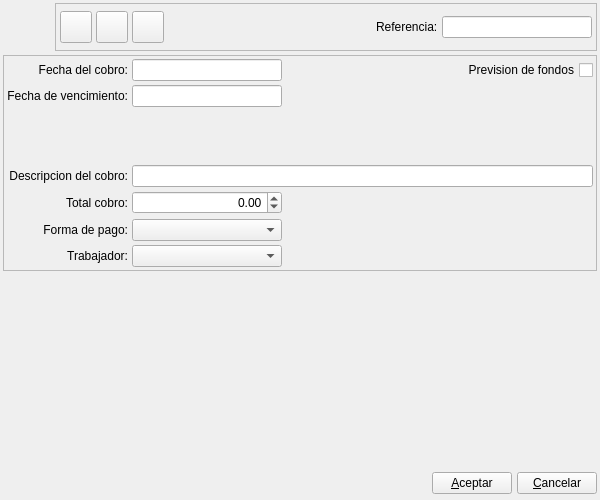
<?xml version="1.0" encoding="UTF-8"?>
<ui version="4.0">
 <author>Alvaro de Miguel</author>
 <class>CobroBase</class>
 <widget class="QWidget" name="CobroBase">
  <property name="geometry">
   <rect>
    <x>0</x>
    <y>0</y>
    <width>600</width>
    <height>500</height>
   </rect>
  </property>
  <property name="minimumSize">
   <size>
    <width>600</width>
    <height>500</height>
   </size>
  </property>
  <property name="windowTitle">
   <string>Nuevo cobro a cliente</string>
  </property>
  <property name="windowIcon">
   <iconset resource="../../../bulmages.qrc">
    <normaloff>:/Images/receive.png</normaloff>:/Images/receive.png</iconset>
  </property>
  <layout class="QGridLayout" name="gridLayout_2">
   <property name="spacing">
    <number>4</number>
   </property>
   <item row="0" column="0">
    <layout class="QHBoxLayout">
     <property name="spacing">
      <number>4</number>
     </property>
     <property name="margin">
      <number>0</number>
     </property>
     <item>
      <widget class="QLabel" name="label">
       <property name="minimumSize">
        <size>
         <width>48</width>
         <height>48</height>
        </size>
       </property>
       <property name="maximumSize">
        <size>
         <width>48</width>
         <height>48</height>
        </size>
       </property>
       <property name="text">
        <string/>
       </property>
       <property name="pixmap">
        <pixmap resource="../../../bulmages.qrc">:/Images/receive.png</pixmap>
       </property>
       <property name="scaledContents">
        <bool>true</bool>
       </property>
      </widget>
     </item>
     <item>
      <widget class="QFrame" name="frame">
       <property name="frameShape">
        <enum>QFrame::StyledPanel</enum>
       </property>
       <property name="frameShadow">
        <enum>QFrame::Raised</enum>
       </property>
       <layout class="QHBoxLayout">
        <property name="spacing">
         <number>4</number>
        </property>
        <property name="margin">
         <number>4</number>
        </property>
        <item>
         <widget class="QToolButton" name="mui_guardar">
          <property name="minimumSize">
           <size>
            <width>32</width>
            <height>32</height>
           </size>
          </property>
          <property name="maximumSize">
           <size>
            <width>32</width>
            <height>32</height>
           </size>
          </property>
          <property name="toolTip">
           <string>Guardar cobro</string>
          </property>
          <property name="whatsThis">
           <string>Guardar cobro</string>
          </property>
          <property name="text">
           <string/>
          </property>
          <property name="icon">
           <iconset resource="../../../bulmages.qrc">
            <normaloff>:/Images/edit-save.png</normaloff>:/Images/edit-save.png</iconset>
          </property>
          <property name="iconSize">
           <size>
            <width>22</width>
            <height>22</height>
           </size>
          </property>
          <property name="shortcut">
           <string>Ctrl+S</string>
          </property>
         </widget>
        </item>
        <item>
         <widget class="QToolButton" name="mui_borrar">
          <property name="minimumSize">
           <size>
            <width>32</width>
            <height>32</height>
           </size>
          </property>
          <property name="maximumSize">
           <size>
            <width>32</width>
            <height>32</height>
           </size>
          </property>
          <property name="toolTip">
           <string>Borrar cobro</string>
          </property>
          <property name="whatsThis">
           <string>Borrar cobro</string>
          </property>
          <property name="text">
           <string/>
          </property>
          <property name="icon">
           <iconset resource="../../../bulmages.qrc">
            <normaloff>:/Images/edit-delete.png</normaloff>:/Images/edit-delete.png</iconset>
          </property>
          <property name="iconSize">
           <size>
            <width>22</width>
            <height>22</height>
           </size>
          </property>
          <property name="shortcut">
           <string>Ctrl+D</string>
          </property>
         </widget>
        </item>
        <item>
         <widget class="QToolButton" name="mui_imprimir">
          <property name="minimumSize">
           <size>
            <width>32</width>
            <height>32</height>
           </size>
          </property>
          <property name="maximumSize">
           <size>
            <width>32</width>
            <height>32</height>
           </size>
          </property>
          <property name="toolTip">
           <string>Imprimir</string>
          </property>
          <property name="whatsThis">
           <string>Imprimir</string>
          </property>
          <property name="text">
           <string/>
          </property>
          <property name="icon">
           <iconset resource="../../../bulmages.qrc">
            <normaloff>:/Images/document-print.png</normaloff>:/Images/document-print.png</iconset>
          </property>
          <property name="iconSize">
           <size>
            <width>22</width>
            <height>22</height>
           </size>
          </property>
          <property name="shortcut">
           <string>Ctrl+I</string>
          </property>
         </widget>
        </item>
        <item>
         <spacer>
          <property name="orientation">
           <enum>Qt::Horizontal</enum>
          </property>
          <property name="sizeType">
           <enum>QSizePolicy::Expanding</enum>
          </property>
          <property name="sizeHint" stdset="0">
           <size>
            <width>41</width>
            <height>34</height>
           </size>
          </property>
         </spacer>
        </item>
        <item>
         <widget class="QLabel" name="textLabel1_2_2_3_2_2">
          <property name="sizePolicy">
           <sizepolicy hsizetype="Preferred" vsizetype="Fixed">
            <horstretch>0</horstretch>
            <verstretch>0</verstretch>
           </sizepolicy>
          </property>
          <property name="text">
           <string>Referencia:</string>
          </property>
         </widget>
        </item>
        <item>
         <widget class="BfBuscarReferencia" name="mui_refcobro">
          <property name="minimumSize">
           <size>
            <width>150</width>
            <height>0</height>
           </size>
          </property>
          <property name="maximumSize">
           <size>
            <width>150</width>
            <height>16777215</height>
           </size>
          </property>
         </widget>
        </item>
       </layout>
      </widget>
     </item>
    </layout>
   </item>
   <item row="1" column="0">
    <widget class="QFrame" name="frame_2">
     <property name="frameShape">
      <enum>QFrame::StyledPanel</enum>
     </property>
     <property name="frameShadow">
      <enum>QFrame::Raised</enum>
     </property>
     <layout class="QGridLayout" name="gridLayout">
      <item row="0" column="0">
       <widget class="QLabel" name="textLabel1_2_3">
        <property name="sizePolicy">
         <sizepolicy hsizetype="Preferred" vsizetype="Fixed">
          <horstretch>0</horstretch>
          <verstretch>0</verstretch>
         </sizepolicy>
        </property>
        <property name="text">
         <string>Fecha del cobro:</string>
        </property>
        <property name="alignment">
         <set>Qt::AlignRight|Qt::AlignTrailing|Qt::AlignVCenter</set>
        </property>
       </widget>
      </item>
      <item row="0" column="2">
       <spacer name="horizontalSpacer_3">
        <property name="orientation">
         <enum>Qt::Horizontal</enum>
        </property>
        <property name="sizeHint" stdset="0">
         <size>
          <width>225</width>
          <height>20</height>
         </size>
        </property>
       </spacer>
      </item>
      <item row="0" column="1">
       <widget class="BlDateSearch" name="mui_fechacobro">
        <property name="sizePolicy">
         <sizepolicy hsizetype="Expanding" vsizetype="Preferred">
          <horstretch>0</horstretch>
          <verstretch>0</verstretch>
         </sizepolicy>
        </property>
        <property name="minimumSize">
         <size>
          <width>150</width>
          <height>0</height>
         </size>
        </property>
       </widget>
      </item>
      <item row="0" column="3">
       <widget class="QCheckBox" name="mui_previsioncobro">
        <property name="sizePolicy">
         <sizepolicy hsizetype="Preferred" vsizetype="Fixed">
          <horstretch>0</horstretch>
          <verstretch>0</verstretch>
         </sizepolicy>
        </property>
        <property name="layoutDirection">
         <enum>Qt::RightToLeft</enum>
        </property>
        <property name="text">
         <string>Prevision de fondos</string>
        </property>
       </widget>
      </item>
      <item row="1" column="0">
       <widget class="QLabel" name="textLabel1_2_4">
        <property name="sizePolicy">
         <sizepolicy hsizetype="Preferred" vsizetype="Fixed">
          <horstretch>0</horstretch>
          <verstretch>0</verstretch>
         </sizepolicy>
        </property>
        <property name="text">
         <string>Fecha de vencimiento:</string>
        </property>
        <property name="alignment">
         <set>Qt::AlignRight|Qt::AlignTrailing|Qt::AlignVCenter</set>
        </property>
       </widget>
      </item>
      <item row="1" column="1">
       <widget class="BlDateSearch" name="mui_fechavenccobro">
        <property name="sizePolicy">
         <sizepolicy hsizetype="Expanding" vsizetype="Preferred">
          <horstretch>0</horstretch>
          <verstretch>0</verstretch>
         </sizepolicy>
        </property>
        <property name="minimumSize">
         <size>
          <width>150</width>
          <height>0</height>
         </size>
        </property>
       </widget>
      </item>
      <item row="1" column="2" colspan="2">
       <spacer>
        <property name="orientation">
         <enum>Qt::Horizontal</enum>
        </property>
        <property name="sizeHint" stdset="0">
         <size>
          <width>363</width>
          <height>20</height>
         </size>
        </property>
       </spacer>
      </item>
      <item row="2" column="0" colspan="4">
       <widget class="BlSearchWidget" name="mui_idcliente" native="true">
        <property name="sizePolicy">
         <sizepolicy hsizetype="Expanding" vsizetype="Preferred">
          <horstretch>0</horstretch>
          <verstretch>0</verstretch>
         </sizepolicy>
        </property>
        <property name="minimumSize">
         <size>
          <width>0</width>
          <height>50</height>
         </size>
        </property>
       </widget>
      </item>
      <item row="3" column="0">
       <widget class="QLabel" name="textLabel1_2_2_3_2">
        <property name="sizePolicy">
         <sizepolicy hsizetype="Preferred" vsizetype="Expanding">
          <horstretch>0</horstretch>
          <verstretch>0</verstretch>
         </sizepolicy>
        </property>
        <property name="text">
         <string>Descripcion del cobro:</string>
        </property>
        <property name="alignment">
         <set>Qt::AlignRight|Qt::AlignTrailing|Qt::AlignVCenter</set>
        </property>
        <property name="buddy">
         <cstring>mui_comentcobro</cstring>
        </property>
       </widget>
      </item>
      <item row="3" column="1" colspan="3">
       <widget class="QLineEdit" name="mui_comentcobro">
        <property name="sizePolicy">
         <sizepolicy hsizetype="Expanding" vsizetype="Preferred">
          <horstretch>0</horstretch>
          <verstretch>0</verstretch>
         </sizepolicy>
        </property>
        <property name="minimumSize">
         <size>
          <width>150</width>
          <height>0</height>
         </size>
        </property>
       </widget>
      </item>
      <item row="4" column="0">
       <widget class="QLabel" name="textLabel1_4_4">
        <property name="sizePolicy">
         <sizepolicy hsizetype="Preferred" vsizetype="Fixed">
          <horstretch>0</horstretch>
          <verstretch>0</verstretch>
         </sizepolicy>
        </property>
        <property name="text">
         <string>Total cobro:</string>
        </property>
        <property name="alignment">
         <set>Qt::AlignRight|Qt::AlignTrailing|Qt::AlignVCenter</set>
        </property>
       </widget>
      </item>
      <item row="4" column="2" colspan="2">
       <spacer>
        <property name="orientation">
         <enum>Qt::Horizontal</enum>
        </property>
        <property name="sizeHint" stdset="0">
         <size>
          <width>363</width>
          <height>24</height>
         </size>
        </property>
       </spacer>
      </item>
      <item row="6" column="0">
       <widget class="QLabel" name="label11">
        <property name="sizePolicy">
         <sizepolicy hsizetype="Preferred" vsizetype="Fixed">
          <horstretch>0</horstretch>
          <verstretch>0</verstretch>
         </sizepolicy>
        </property>
        <property name="text">
         <string>Forma de pago:</string>
        </property>
        <property name="alignment">
         <set>Qt::AlignRight|Qt::AlignTrailing|Qt::AlignVCenter</set>
        </property>
        <property name="buddy">
         <cstring>mui_idforma_pago</cstring>
        </property>
       </widget>
      </item>
      <item row="6" column="1">
       <widget class="BfBuscarFormaPago" name="mui_idforma_pago">
        <property name="sizePolicy">
         <sizepolicy hsizetype="Preferred" vsizetype="Preferred">
          <horstretch>0</horstretch>
          <verstretch>0</verstretch>
         </sizepolicy>
        </property>
        <property name="minimumSize">
         <size>
          <width>150</width>
          <height>0</height>
         </size>
        </property>
       </widget>
      </item>
      <item row="6" column="2" colspan="2">
       <spacer name="horizontalSpacer">
        <property name="orientation">
         <enum>Qt::Horizontal</enum>
        </property>
        <property name="sizeHint" stdset="0">
         <size>
          <width>363</width>
          <height>20</height>
         </size>
        </property>
       </spacer>
      </item>
      <item row="7" column="0">
       <widget class="QLabel" name="label_4">
        <property name="sizePolicy">
         <sizepolicy hsizetype="Preferred" vsizetype="Fixed">
          <horstretch>0</horstretch>
          <verstretch>0</verstretch>
         </sizepolicy>
        </property>
        <property name="text">
         <string>Trabajador:</string>
        </property>
        <property name="alignment">
         <set>Qt::AlignRight|Qt::AlignTrailing|Qt::AlignVCenter</set>
        </property>
        <property name="buddy">
         <cstring>mui_idtrabajador</cstring>
        </property>
       </widget>
      </item>
      <item row="7" column="1">
       <widget class="BfBuscarTrabajador" name="mui_idtrabajador">
        <property name="sizePolicy">
         <sizepolicy hsizetype="Preferred" vsizetype="Preferred">
          <horstretch>0</horstretch>
          <verstretch>0</verstretch>
         </sizepolicy>
        </property>
        <property name="minimumSize">
         <size>
          <width>150</width>
          <height>0</height>
         </size>
        </property>
       </widget>
      </item>
      <item row="7" column="2" colspan="2">
       <spacer name="horizontalSpacer_2">
        <property name="orientation">
         <enum>Qt::Horizontal</enum>
        </property>
        <property name="sizeHint" stdset="0">
         <size>
          <width>363</width>
          <height>20</height>
         </size>
        </property>
       </spacer>
      </item>
      <item row="4" column="1">
       <widget class="BlDoubleSpinBox" name="mui_cantcobro">
        <property name="alignment">
         <set>Qt::AlignRight|Qt::AlignTrailing|Qt::AlignVCenter</set>
        </property>
        <property name="minimum">
         <double>-999999999.990000009536743</double>
        </property>
        <property name="maximum">
         <double>999999999.990000009536743</double>
        </property>
       </widget>
      </item>
     </layout>
    </widget>
   </item>
   <item row="2" column="0">
    <spacer>
     <property name="orientation">
      <enum>Qt::Vertical</enum>
     </property>
     <property name="sizeHint" stdset="0">
      <size>
       <width>300</width>
       <height>76</height>
      </size>
     </property>
    </spacer>
   </item>
   <item row="3" column="0">
    <layout class="QHBoxLayout">
     <property name="spacing">
      <number>5</number>
     </property>
     <property name="margin">
      <number>0</number>
     </property>
     <item>
      <spacer>
       <property name="orientation">
        <enum>Qt::Horizontal</enum>
       </property>
       <property name="sizeType">
        <enum>QSizePolicy::Expanding</enum>
       </property>
       <property name="sizeHint" stdset="0">
        <size>
         <width>201</width>
         <height>27</height>
        </size>
       </property>
      </spacer>
     </item>
     <item>
      <widget class="QPushButton" name="mui_aceptar">
       <property name="text">
        <string>&amp;Aceptar</string>
       </property>
      </widget>
     </item>
     <item>
      <widget class="QPushButton" name="mui_cancelar">
       <property name="text">
        <string>&amp;Cancelar</string>
       </property>
      </widget>
     </item>
    </layout>
   </item>
  </layout>
 </widget>
 <layoutdefault spacing="4" margin="3"/>
 <customwidgets>
  <customwidget>
   <class>BlDateSearch</class>
   <extends>QLineEdit</extends>
   <header>bldatesearch.h</header>
  </customwidget>
  <customwidget>
   <class>BlSearchWidget</class>
   <extends>QWidget</extends>
   <header>blsearchwidget.h</header>
  </customwidget>
  <customwidget>
   <class>BfBuscarReferencia</class>
   <extends>QLineEdit</extends>
   <header>bfbuscarreferencia.h</header>
  </customwidget>
  <customwidget>
   <class>BfBuscarTrabajador</class>
   <extends>QComboBox</extends>
   <header>bfbuscartrabajador.h</header>
  </customwidget>
  <customwidget>
   <class>BfBuscarFormaPago</class>
   <extends>QComboBox</extends>
   <header>bfbuscarformapago.h</header>
  </customwidget>
  <customwidget>
   <class>BlDoubleSpinBox</class>
   <extends>QDoubleSpinBox</extends>
   <header>bldoublespinbox.h</header>
  </customwidget>
 </customwidgets>
 <tabstops>
  <tabstop>mui_comentcobro</tabstop>
  <tabstop>mui_guardar</tabstop>
  <tabstop>mui_borrar</tabstop>
  <tabstop>mui_imprimir</tabstop>
  <tabstop>mui_refcobro</tabstop>
  <tabstop>mui_fechacobro</tabstop>
  <tabstop>mui_previsioncobro</tabstop>
  <tabstop>mui_fechavenccobro</tabstop>
  <tabstop>mui_idtrabajador</tabstop>
  <tabstop>mui_aceptar</tabstop>
  <tabstop>mui_cancelar</tabstop>
 </tabstops>
 <resources>
  <include location="../../../bulmages.qrc"/>
 </resources>
 <connections/>
</ui>
